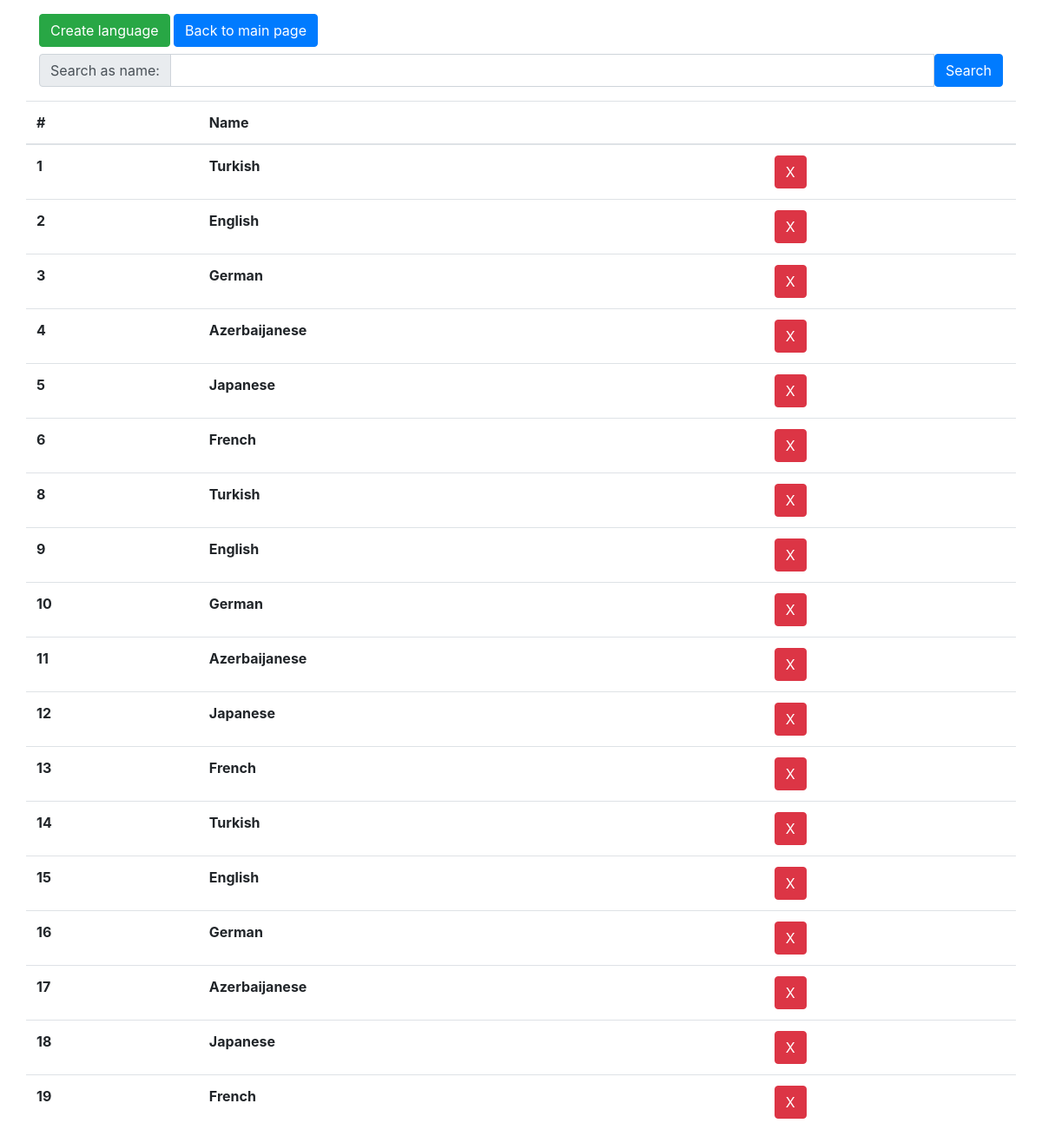
The app's page /SUPlay/languages.php with its own data.
### tables this page shows
CREATE TABLE `language` (
  `language_id` int(11) NOT NULL,
  `language_name` varchar(50) NOT NULL
);

### SUPlay/languages.php (the view, shortened to what this page needs)
<!doctype html>
<html lang="en">
  <head>
    <link rel="stylesheet" href="https://stackpath.bootstrapcdn.com/bootstrap/4.3.1/css/bootstrap.min.css">
  </head>
  <body>
    <div class="container">
        <div class="row mt-3">
            <div class="col-md-12">
                <a href="createlanguages.php" class="btn btn-success text-white">Create language</a>
                <a href="index.php" class="btn btn-primary text-white">Back to main page</a>
            </div>
            <div class="col-md-12 mt-2">
              <form action = 'searchlanguage.php' method="post">
                <div class="input-group">
                    <div class="input-group-prepend">
                      <span class="input-group-text" id="">Search as name:</span>
                    </div>
                    <input name= "languagesearch" type="text" class="form-control">
                    <button type="submit" class="btn btn-primary text-white">Search</button>
                  </div>
                  </form>
            </div>
            <table class="table table-hover mt-3">
                <thead>
                  <tr>
                    <th scope="col">#</th>
                    <th scope="col">Name</th>
                    <th></th>
                  </tr>
                </thead>
                <tbody>
                <?php
                include "config.php";
                $sql_command = "SELECT * FROM language";
                $result =  mysqli_query($db, $sql_command);
                while ($rows = mysqli_fetch_assoc($result))
                {
                    $language_id = $rows['language_id'];
                    $language_name = $rows['language_name'];
                    echo "<tr>" . "<th scope='row'>" . $language_id . "</th>" . "<th>" . $language_name . "<th><form method=post action=deletelanguagepost.php><button name=language value=$language_id type='submit' class='btn btn-danger'> X </button></form></th>". "</tr>";
                }
                ?>
                </tbody>
              </table>
        </div>
    </div>
  </body>
</html>

### records on screen
language: language_id "1", language_name "Turkish"
language: language_id "2", language_name "English"
language: language_id "3", language_name "German"
language: language_id "4", language_name "Azerbaijanese"
language: language_id "5", language_name "Japanese"
language: language_id "6", language_name "French"
language: language_id "8", language_name "Turkish"
language: language_id "9", language_name "English"
language: language_id "10", language_name "German"
language: language_id "11", language_name "Azerbaijanese"
language: language_id "12", language_name "Japanese"
language: language_id "13", language_name "French"
language: language_id "14", language_name "Turkish"
language: language_id "15", language_name "English"
language: language_id "16", language_name "German"
language: language_id "17", language_name "Azerbaijanese"
language: language_id "18", language_name "Japanese"
language: language_id "19", language_name "French"
